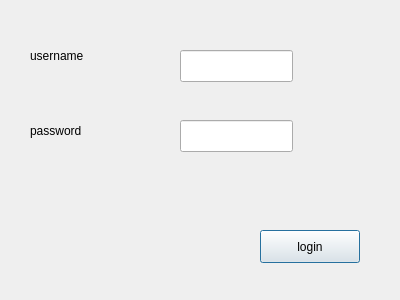
<?xml version="1.0" encoding="UTF-8"?>
<ui version="4.0">
 <class>CustomerLoginWindow</class>
 <widget class="QDialog" name="CustomerLoginWindow">
  <property name="geometry">
   <rect>
    <x>0</x>
    <y>0</y>
    <width>400</width>
    <height>300</height>
   </rect>
  </property>
  <property name="windowTitle">
   <string>Dialog</string>
  </property>
  <widget class="QLineEdit" name="passLineEdit">
   <property name="geometry">
    <rect>
     <x>180</x>
     <y>120</y>
     <width>113</width>
     <height>32</height>
    </rect>
   </property>
   <property name="echoMode">
    <enum>QLineEdit::EchoMode::Password</enum>
   </property>
  </widget>
  <widget class="QLineEdit" name="userLineEdit">
   <property name="geometry">
    <rect>
     <x>180</x>
     <y>50</y>
     <width>113</width>
     <height>32</height>
    </rect>
   </property>
  </widget>
  <widget class="QLabel" name="labelUser">
   <property name="geometry">
    <rect>
     <x>30</x>
     <y>40</y>
     <width>81</width>
     <height>31</height>
    </rect>
   </property>
   <property name="text">
    <string>username</string>
   </property>
  </widget>
  <widget class="QLabel" name="labelPass">
   <property name="geometry">
    <rect>
     <x>30</x>
     <y>120</y>
     <width>81</width>
     <height>21</height>
    </rect>
   </property>
   <property name="text">
    <string>password</string>
   </property>
  </widget>
  <widget class="QPushButton" name="loginButton">
   <property name="geometry">
    <rect>
     <x>260</x>
     <y>230</y>
     <width>100</width>
     <height>33</height>
    </rect>
   </property>
   <property name="text">
    <string>login</string>
   </property>
  </widget>
 </widget>
 <resources/>
 <connections/>
</ui>
